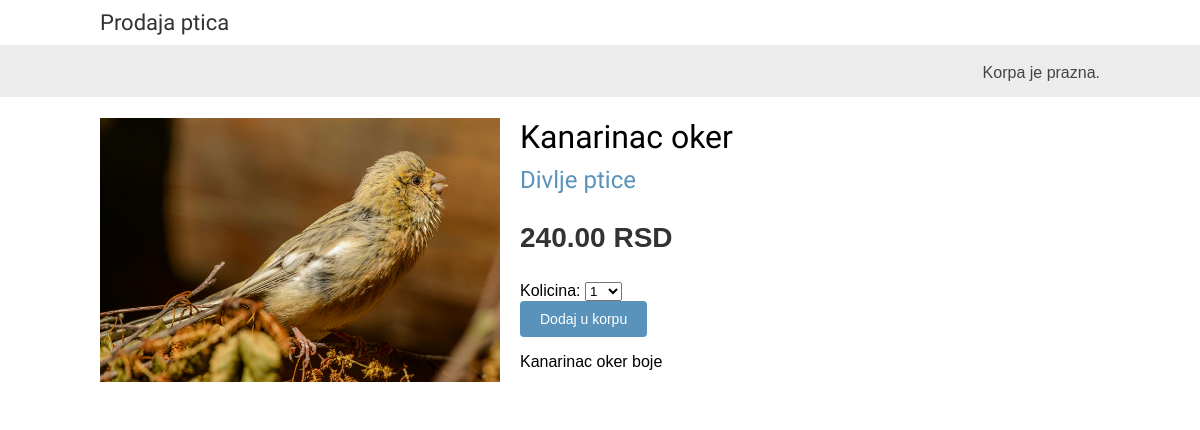
The app's page /5/kanarinac-oker/, older data.
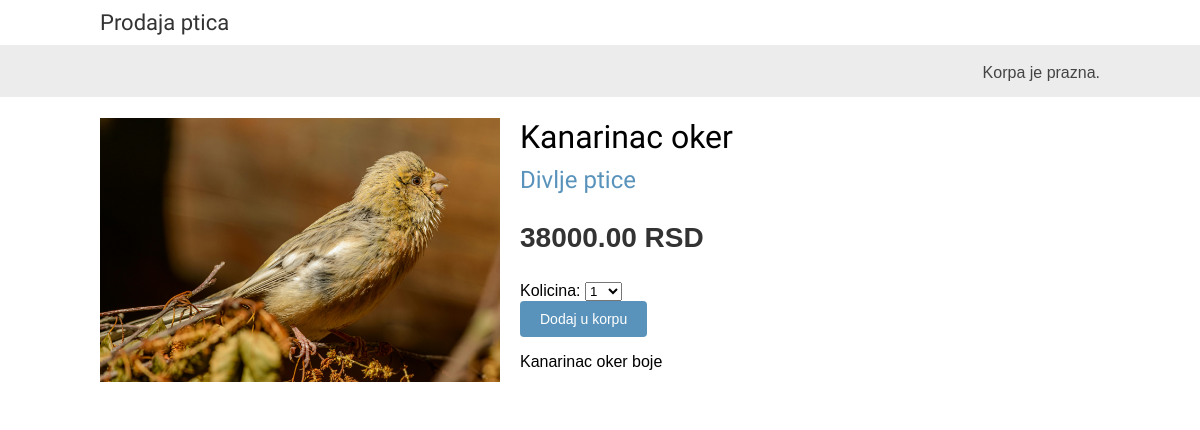
The same page, newer data.
### SalonPtica/models.py (models this page shows, shortened)
class Ptica(models.Model):
    segment = models.ForeignKey(Segment, related_name='ptice', on_delete=models.CASCADE)
    naziv = models.CharField(max_length=200, db_index=True)
    slug = models.SlugField(max_length=200, db_index=True)
    slika = models.ImageField(upload_to='ptice/%Y/%m/%d', blank=True)
    opis = models.TextField(blank=True)
    cena = models.DecimalField(max_digits=10, decimal_places=2)
    raspoloziv = models.BooleanField(default=True)
    kreiran = models.DateTimeField(auto_now_add=True)
    azuriran = models.DateTimeField(auto_now=True)
    class Meta:
        ordering = ('naziv',)
        index_together = (('id', 'slug'),)
        verbose_name_plural = 'ptice'

class Segment(models.Model):
    naziv = models.CharField(max_length=200, db_index=True)
    slug = models.SlugField(max_length=200, unique=True)
    class Meta:
        ordering = ('naziv',)
        verbose_name = 'segment'
        verbose_name_plural = 'segmenti'
    def __str__(self):
        return self.naziv
    def ApsolutniURL(self):
        return reverse('SalonPtica:ListaPticaPoSegmentu', args=[self.slug])

### SalonPtica/views.py (the view)
# urls.py: path('<int:id>/<slug:slug>/', views.DetaljiPtica, name='DetaljiPtica'),
def DetaljiPtica(request, id, slug):
    ptica = get_object_or_404(Ptica, id=id, slug=slug, raspoloziv=True)
    korpa = Korpa(request)
    formazadodavanjepticaaukorpu = FormaZaDodavanjePticaUKorpu()
    return render(request,'SalonPtica/ptica/detail.html',
                  {'ptica': ptica, 'formazadodavanjepticaukorpu': formazadodavanjepticaaukorpu, 'korpa': korpa})

### KorpaZaKupovinu/forms.py
class FormaZaDodavanjePticaUKorpu(forms.Form):
    kolicina = forms.TypedChoiceField(choices=IZBOR_BROJA_PTICA, empty_value=1, coerce=int)
    dodati_na_kolicinu = forms.BooleanField(required=False, initial=True, widget=forms.HiddenInput)

### KorpaZaKupovinu/korpa.py (called while the page is built)
    def __len__(self):
        return sum(stavka['kolicina'] for stavka in self.korpa.values())

### SalonPtica/templates/SalonPtica/ptica/detail.html (shortened to what this page needs)
{% extends "SalonPtica/base.html" %}
{% load static %}
{% block content %}
    <div class="product-detail">
        <img src="{% if ptica.slika %}{{ ptica.slika.url }}{% else %}{% static "img\\no_image.png" %}{% endif %}">
        <h1>{{ ptica.naziv }}</h1>
        <h2>
            <a href="{{ ptica.segment.ApsolutniURL }}">{{ ptica.segment }}</a>
        </h2>
        <p class="price">{{ ptica.cena }} RSD</p>
        <form action="{% url "KorpaZaKupovinu:DodajUKorpu" ptica.id %}" method="post">
            {{ formazadodavanjepticaukorpu }}
            <br>
            <input type="submit" value="Dodaj u korpu">
        </form>
        <div style="width:50%;margin-left:41.5%;">
            {{ ptica.opis|linebreaks }}
        </div>
    </div>
{% endblock %}

Row changes from the older to the newer data that the page shows:
changed Ptica "Kanarinac oker": cena "240.00" → "38000.00"
